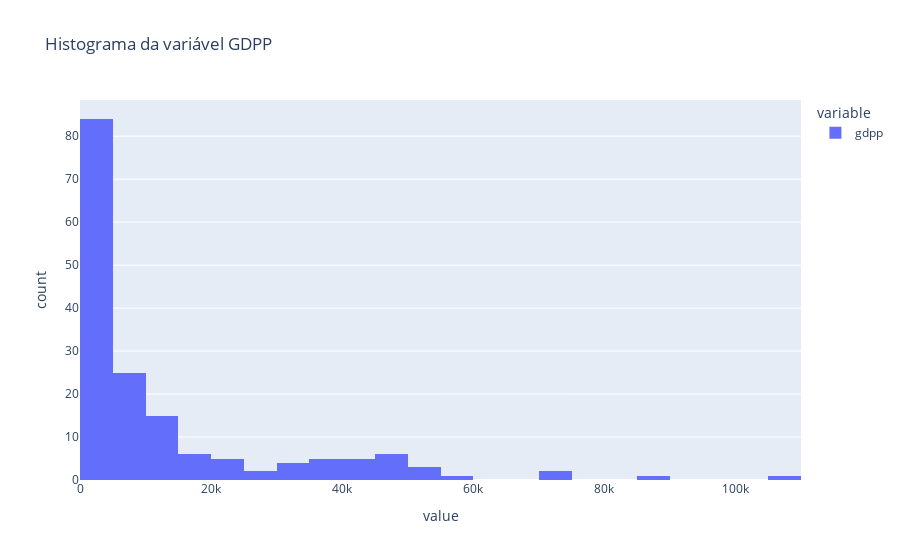

Notebook cell for this chart:
### Code cell
# Distribuição da variável GDPP (PIB per capita)
px.histogram(df_countries['gdpp'], title='Histograma da variável GDPP')

### Figure 1 — Plotly figure (JSON) as saved in the notebook; plotly's stock layout.template omitted (floating-point values rounded to 4 significant figures; data arrays with more than 128 entries replaced by an {"elided": "..."} marker saying what was removed)
{"data": [{"alignmentgroup": "True", "bingroup": "x", "hovertemplate": "variable=gdpp<br>value=%{x}<br>count=%{y}<extra></extra>", "legendgroup": "gdpp", "marker": {"color": "#636efa", "pattern": {"shape": ""}}, "name": "gdpp", "offsetgroup": "gdpp", "orientation": "v", "showlegend": true, "type": "histogram", "x": {"elided": "165 int values"}, "xaxis": "x", "yaxis": "y"}], "layout": {"barmode": "relative", "legend": {"title": {"text": "variable"}, "tracegroupgap": 0}, "title": {"text": "Histograma da variável GDPP"}, "xaxis": {"anchor": "y", "domain": [0, 1], "title": {"text": "value"}}, "yaxis": {"anchor": "x", "domain": [0, 1], "title": {"text": "count"}}}}
